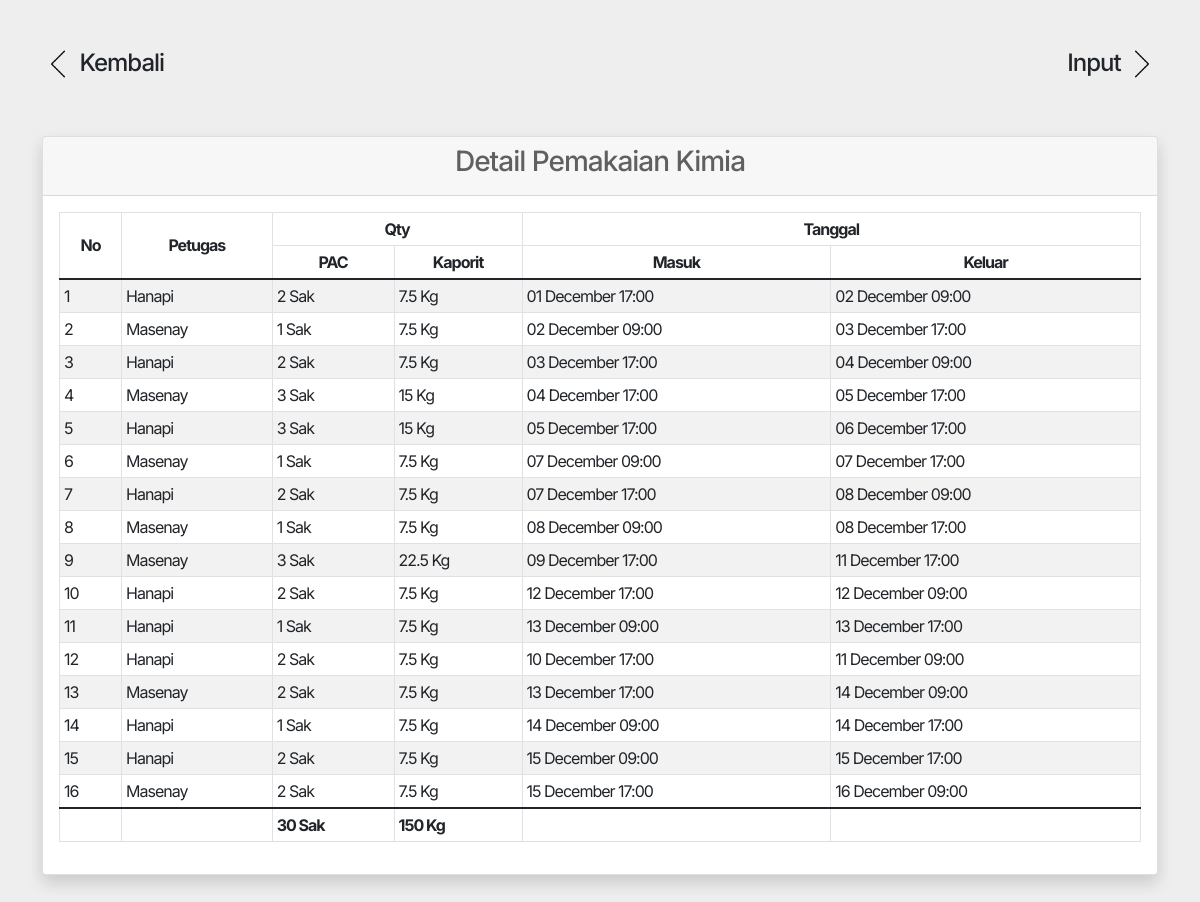
The page /kimia.php?periode=2021-12-01 on the database its author committed.
### tables this page shows
CREATE TABLE `t_pemakaian_kimia` (
  `id_pk` int(11) NOT NULL,
  `petugas` varchar(100) NOT NULL,
  `id_pac` int(11) DEFAULT NULL,
  `qty_pac` int(11) DEFAULT NULL,
  `id_kaporit` int(11) DEFAULT NULL,
  `qty_kaporit` float DEFAULT NULL,
  `in_date` datetime DEFAULT NULL,
  `out_date` datetime DEFAULT NULL,
  `input_date` timestamp NULL DEFAULT current_timestamp(),
  `is_delete` varchar(1) NOT NULL DEFAULT 'N'
);

### kimia.php (the view, shortened to what this page needs)
<?php include "header.php";
  $data = $conn->query("SELECT sum(qty_pac) as qty_pac, sum(qty_kaporit) as qty_kaporit, date(in_date) as periode FROM `t_pemakaian_kimia` GROUP BY year(in_date), month(in_date)");
  if(isset($_GET['periode'])){
    $date = $_GET['periode'];
    $detail = $conn->query(" SELECT * FROM `t_pemakaian_kimia` WHERE month(in_date) = month('$date') and year(in_date) = year('$date') ");
  }
?>
    <div class="container mt-5 mb-5">
      <div class="row my-5">
        <div class="col-md-6 col-6">
          <?php if(isset($_GET['periode'])) :?>
          <a href="kimia.php">
            <h4 class="text-dark"> <img src="images/back.png" width="32px" alt=""> Kembali</h4>
          </a>
          <?php endif;?>
        </div>
        <div class="col-md-6 col-6">
          <a href="#" data-bs-toggle="modal" data-bs-target="#exampleModal">
            <h4 class="text-dark text-end">Input <img src="images/back.png" width="32px" alt="" style="transform: rotate(180deg);"> </h4>
          </a>
        </div>
      </div>
    <div class="row">
      <div class="col-md-12 col-12">
        <div class="card shadow mb-5">
          <div class="card-header">
            <div class="row">
              <div class="col-md-12">
                <h3 class="text-center">Detail Pemakaian Kimia</h3>
              </div>
            </div>
          </div>
          <div class="card-body">
            <?php if(!isset($_GET['periode'])): ?>
            <table class="table table-bordered table-hover table-striped">
              <thead>
                <tr>
                  <th rowspan="2" style="vertical-align: middle;text-align: center;">No</th>
                  <th rowspan="2" style="text-align: center;vertical-align: middle;">Periode</th>
                  <th colspan="2" class="text-center">Total Qty</th>
                </tr>
                <tr>
                  <th class="text-center">PAC</th>
                  <th class="text-center">Kaporit</th>
                </tr>
              </thead>
              <tbody>
                <?php $i = 1; while($row = $data->fetch_array()) : ?>
                  <tr>
                    <td><?= $i++; ?></td>
                    <td>
                      <a href="kimia.php?periode=<?= date('Y-m-d', strtotime($row['periode'])); ?>"> <?= date('F Y', strtotime($row['periode'])); ?> </a>
                    </td>
                    <td><?= $row['qty_pac'] ?> Sak</td>
                    <td><?= $row['qty_kaporit'] ?> Kg</td>
                  </tr>
                <?php endwhile; ?>
              </tbody>
            </table>
            <?php else : ?>
              <table class="table table-bordered table-hover table-striped table-sm">
                <thead>
                  <tr>
                    <th rowspan="2" style="vertical-align: middle;text-align: center;">No</th>
                    <th rowspan="2" style="text-align: center;vertical-align: middle;">Petugas</th>
                    <th colspan="2" class="text-center">Qty</th>
                    <th colspan="2" class="text-center">Tanggal</th>
                  </tr>
                  <tr>
                    <th class="text-center">PAC</th>
                    <th class="text-center">Kaporit</th>
                    <th class="text-center">Masuk</th>
                    <th class="text-center">Keluar</th>
                  </tr>
                </thead>
                <tbody>
                  <?php $j = 1; while( $row = $detail->fetch_array() ) : ?>
                  <tr>
                    <td><?= $j++; ?></td>
                    <td><?= $row['petugas']; ?></td>
                    <td><?= $row['qty_pac'] ?> Sak</td>
                    <td><?= $row['qty_kaporit'] ?> Kg</td>
                    <td><?= date('d F H:i', strtotime($row['in_date'])) ?></td>
                    <td><?= date('d F H:i', strtotime($row['out_date'])) ?></td>
                  </tr>
                  <?php @$total_pac += $row['qty_pac']; @$total_kaporit += $row['qty_kaporit']; endwhile;?>
                </tbody>
                <tfoot>
                  <tr>
                    <th></th>
                    <th></th>
                    <th><?= $total_pac ?> Sak</th>
                    <th><?= $total_kaporit ?> Kg</th>
                    <th></th>
                    <th></th>
                  </tr>
                </tfoot>
              </table>
            <?php endif; ?>
          </div>
        </div>
      </div>
    </div>
    </div>
<?php include "footer.php"; ?>

### header.php (shortened to what this page needs)
<!doctype html>
<html lang="en">
  <head>
    <link href="https://cdn.jsdelivr.net/npm/bootstrap@5.1.3/dist/css/bootstrap.min.css" rel="stylesheet">
    <link rel="stylesheet" href="style.css?v=<?=time()?>">
  </head>
  <body>

### footer.php (shortened to what this page needs)
  </body>
</html>

### style.css (style rules this page uses)
body { font-family: 'Inter', sans-serif; background-color: #eeeeee; letter-spacing: -1px; color: #777777; }
h1, h2, h3, h4, h5, h6, p { color: #606060; }

### header.php (style rules this page uses)
a { text-decoration: none; }

### rows shown on the page
t_pemakaian_kimia: petugas "Hanapi", qty_pac "2", qty_kaporit "7.5", in_date "01 December 17:00", out_date "02 December 09:00"
t_pemakaian_kimia: petugas "Masenay", qty_pac "1", qty_kaporit "7.5", in_date "02 December 09:00", out_date "03 December 17:00"
t_pemakaian_kimia: petugas "Hanapi", qty_pac "2", qty_kaporit "7.5", in_date "03 December 17:00", out_date "04 December 09:00"
t_pemakaian_kimia: petugas "Masenay", qty_pac "3", qty_kaporit "15", in_date "04 December 17:00", out_date "05 December 17:00"
t_pemakaian_kimia: petugas "Hanapi", qty_pac "3", qty_kaporit "15", in_date "05 December 17:00", out_date "06 December 17:00"
t_pemakaian_kimia: petugas "Masenay", qty_pac "1", qty_kaporit "7.5", in_date "07 December 09:00", out_date "07 December 17:00"
t_pemakaian_kimia: petugas "Hanapi", qty_pac "2", qty_kaporit "7.5", in_date "07 December 17:00", out_date "08 December 09:00"
t_pemakaian_kimia: petugas "Masenay", qty_pac "1", qty_kaporit "7.5", in_date "08 December 09:00", out_date "08 December 17:00"
t_pemakaian_kimia: petugas "Masenay", qty_pac "3", qty_kaporit "22.5", in_date "09 December 17:00", out_date "11 December 17:00"
t_pemakaian_kimia: petugas "Hanapi", qty_pac "2", qty_kaporit "7.5", in_date "12 December 17:00", out_date "12 December 09:00"
t_pemakaian_kimia: petugas "Hanapi", qty_pac "1", qty_kaporit "7.5", in_date "13 December 09:00", out_date "13 December 17:00"
t_pemakaian_kimia: petugas "Hanapi", qty_pac "2", qty_kaporit "7.5", in_date "10 December 17:00", out_date "11 December 09:00"
t_pemakaian_kimia: petugas "Masenay", qty_pac "2", qty_kaporit "7.5", in_date "13 December 17:00", out_date "14 December 09:00"
t_pemakaian_kimia: petugas "Hanapi", qty_pac "1", qty_kaporit "7.5", in_date "14 December 09:00", out_date "14 December 17:00"
t_pemakaian_kimia: petugas "Hanapi", qty_pac "2", qty_kaporit "7.5", in_date "15 December 09:00", out_date "15 December 17:00"
t_pemakaian_kimia: petugas "Masenay", qty_pac "2", qty_kaporit "7.5", in_date "15 December 17:00", out_date "16 December 09:00"

### other values the page prints
$total_pac "30"
$total_kaporit "150"
